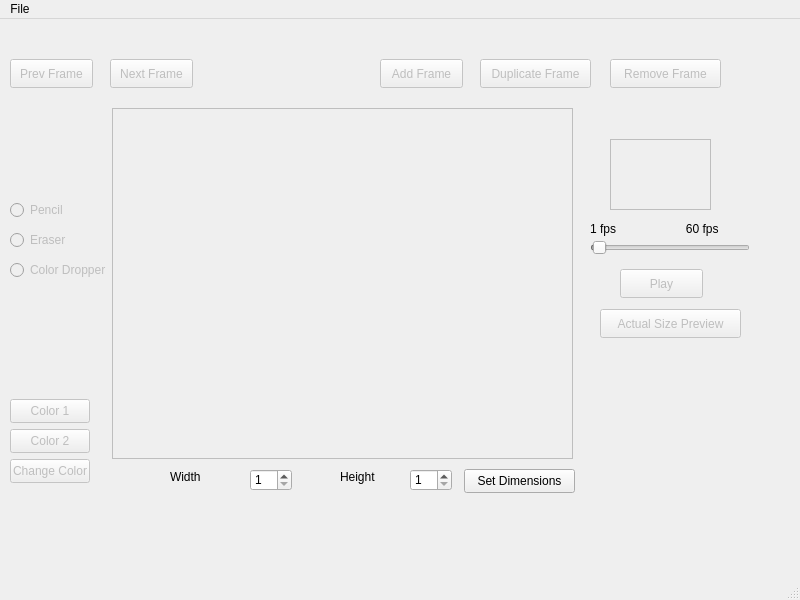
<?xml version="1.0" encoding="UTF-8"?>
<ui version="4.0">
 <class>MainWindow</class>
 <widget class="QMainWindow" name="MainWindow">
  <property name="geometry">
   <rect>
    <x>0</x>
    <y>0</y>
    <width>800</width>
    <height>600</height>
   </rect>
  </property>
  <property name="windowTitle">
   <string>Sprite Editor</string>
  </property>
  <widget class="QWidget" name="centralwidget">
   <widget class="QLabel" name="previewWindow">
    <property name="enabled">
     <bool>false</bool>
    </property>
    <property name="geometry">
     <rect>
      <x>610</x>
      <y>120</y>
      <width>101</width>
      <height>71</height>
     </rect>
    </property>
    <property name="frameShape">
     <enum>QFrame::Box</enum>
    </property>
    <property name="text">
     <string/>
    </property>
   </widget>
   <widget class="ClickableLabel" name="mainCanvas">
    <property name="enabled">
     <bool>false</bool>
    </property>
    <property name="geometry">
     <rect>
      <x>112</x>
      <y>89</y>
      <width>461</width>
      <height>351</height>
     </rect>
    </property>
    <property name="frameShape">
     <enum>QFrame::Box</enum>
    </property>
    <property name="text">
     <string/>
    </property>
   </widget>
   <widget class="QPushButton" name="PrimaryColorButton">
    <property name="enabled">
     <bool>false</bool>
    </property>
    <property name="geometry">
     <rect>
      <x>10</x>
      <y>380</y>
      <width>80</width>
      <height>24</height>
     </rect>
    </property>
    <property name="text">
     <string>Color 1</string>
    </property>
   </widget>
   <widget class="QPushButton" name="SecondaryColorButton">
    <property name="enabled">
     <bool>false</bool>
    </property>
    <property name="geometry">
     <rect>
      <x>10</x>
      <y>410</y>
      <width>80</width>
      <height>24</height>
     </rect>
    </property>
    <property name="text">
     <string>Color 2</string>
    </property>
   </widget>
   <widget class="QPushButton" name="SelectNewColorButton">
    <property name="enabled">
     <bool>false</bool>
    </property>
    <property name="geometry">
     <rect>
      <x>10</x>
      <y>440</y>
      <width>80</width>
      <height>24</height>
     </rect>
    </property>
    <property name="text">
     <string>Change Color</string>
    </property>
   </widget>
   <widget class="QPushButton" name="setDimensionsButton">
    <property name="geometry">
     <rect>
      <x>464</x>
      <y>450</y>
      <width>111</width>
      <height>24</height>
     </rect>
    </property>
    <property name="text">
     <string>Set Dimensions</string>
    </property>
   </widget>
   <widget class="QSpinBox" name="widthSpinBox">
    <property name="geometry">
     <rect>
      <x>250</x>
      <y>450</y>
      <width>42</width>
      <height>22</height>
     </rect>
    </property>
    <property name="minimum">
     <number>1</number>
    </property>
    <property name="maximum">
     <number>64</number>
    </property>
   </widget>
   <widget class="QSpinBox" name="heightSpinBox">
    <property name="geometry">
     <rect>
      <x>410</x>
      <y>450</y>
      <width>42</width>
      <height>22</height>
     </rect>
    </property>
    <property name="minimum">
     <number>1</number>
    </property>
    <property name="maximum">
     <number>64</number>
    </property>
   </widget>
   <widget class="QLabel" name="widthLabel">
    <property name="geometry">
     <rect>
      <x>170</x>
      <y>450</y>
      <width>49</width>
      <height>16</height>
     </rect>
    </property>
    <property name="text">
     <string>Width</string>
    </property>
   </widget>
   <widget class="QLabel" name="heightLabel">
    <property name="geometry">
     <rect>
      <x>340</x>
      <y>450</y>
      <width>49</width>
      <height>16</height>
     </rect>
    </property>
    <property name="text">
     <string>Height</string>
    </property>
   </widget>
   <widget class="QRadioButton" name="pencilRadioButton">
    <property name="enabled">
     <bool>false</bool>
    </property>
    <property name="geometry">
     <rect>
      <x>10</x>
      <y>180</y>
      <width>91</width>
      <height>22</height>
     </rect>
    </property>
    <property name="text">
     <string>Pencil</string>
    </property>
    <property name="checkable">
     <bool>true</bool>
    </property>
    <property name="checked">
     <bool>false</bool>
    </property>
   </widget>
   <widget class="QRadioButton" name="eraserRadioButton">
    <property name="enabled">
     <bool>false</bool>
    </property>
    <property name="geometry">
     <rect>
      <x>10</x>
      <y>210</y>
      <width>91</width>
      <height>22</height>
     </rect>
    </property>
    <property name="text">
     <string>Eraser</string>
    </property>
   </widget>
   <widget class="QRadioButton" name="colorDropperRadioButton">
    <property name="enabled">
     <bool>false</bool>
    </property>
    <property name="geometry">
     <rect>
      <x>10</x>
      <y>240</y>
      <width>101</width>
      <height>22</height>
     </rect>
    </property>
    <property name="text">
     <string>Color Dropper</string>
    </property>
   </widget>
   <widget class="QPushButton" name="previousFrameButton">
    <property name="enabled">
     <bool>false</bool>
    </property>
    <property name="geometry">
     <rect>
      <x>10</x>
      <y>40</y>
      <width>83</width>
      <height>29</height>
     </rect>
    </property>
    <property name="text">
     <string>Prev Frame</string>
    </property>
   </widget>
   <widget class="QPushButton" name="nextFrameButton">
    <property name="enabled">
     <bool>false</bool>
    </property>
    <property name="geometry">
     <rect>
      <x>110</x>
      <y>40</y>
      <width>83</width>
      <height>29</height>
     </rect>
    </property>
    <property name="text">
     <string>Next Frame</string>
    </property>
   </widget>
   <widget class="QPushButton" name="removeFrameButton">
    <property name="enabled">
     <bool>false</bool>
    </property>
    <property name="geometry">
     <rect>
      <x>610</x>
      <y>40</y>
      <width>111</width>
      <height>29</height>
     </rect>
    </property>
    <property name="text">
     <string>Remove Frame</string>
    </property>
   </widget>
   <widget class="QPushButton" name="addFrameButton">
    <property name="enabled">
     <bool>false</bool>
    </property>
    <property name="geometry">
     <rect>
      <x>380</x>
      <y>40</y>
      <width>83</width>
      <height>29</height>
     </rect>
    </property>
    <property name="text">
     <string>Add Frame</string>
    </property>
   </widget>
   <widget class="QLabel" name="currentFrameLabel">
    <property name="geometry">
     <rect>
      <x>230</x>
      <y>40</y>
      <width>121</width>
      <height>31</height>
     </rect>
    </property>
    <property name="text">
     <string/>
    </property>
    <property name="alignment">
     <set>Qt::AlignCenter</set>
    </property>
   </widget>
   <widget class="QPushButton" name="playPauseAnimationButton">
    <property name="enabled">
     <bool>false</bool>
    </property>
    <property name="geometry">
     <rect>
      <x>620</x>
      <y>250</y>
      <width>83</width>
      <height>29</height>
     </rect>
    </property>
    <property name="text">
     <string>Play</string>
    </property>
   </widget>
   <widget class="QPushButton" name="duplicateFrameButton">
    <property name="enabled">
     <bool>false</bool>
    </property>
    <property name="geometry">
     <rect>
      <x>480</x>
      <y>40</y>
      <width>111</width>
      <height>29</height>
     </rect>
    </property>
    <property name="text">
     <string>Duplicate Frame</string>
    </property>
   </widget>
   <widget class="QSlider" name="fpsSlider">
    <property name="enabled">
     <bool>false</bool>
    </property>
    <property name="geometry">
     <rect>
      <x>590</x>
      <y>220</y>
      <width>160</width>
      <height>18</height>
     </rect>
    </property>
    <property name="minimum">
     <number>1</number>
    </property>
    <property name="maximum">
     <number>60</number>
    </property>
    <property name="sliderPosition">
     <number>2</number>
    </property>
    <property name="orientation">
     <enum>Qt::Horizontal</enum>
    </property>
   </widget>
   <widget class="QLabel" name="fpsLabel">
    <property name="geometry">
     <rect>
      <x>590</x>
      <y>200</y>
      <width>161</width>
      <height>20</height>
     </rect>
    </property>
    <property name="text">
     <string>1 fps                     60 fps</string>
    </property>
   </widget>
   <widget class="QPushButton" name="actualSizePreview">
    <property name="enabled">
     <bool>false</bool>
    </property>
    <property name="geometry">
     <rect>
      <x>600</x>
      <y>290</y>
      <width>141</width>
      <height>29</height>
     </rect>
    </property>
    <property name="text">
     <string>Actual Size Preview</string>
    </property>
   </widget>
  </widget>
  <widget class="QMenuBar" name="menubar">
   <property name="geometry">
    <rect>
     <x>0</x>
     <y>0</y>
     <width>800</width>
     <height>21</height>
    </rect>
   </property>
   <widget class="QMenu" name="menuFile">
    <property name="title">
     <string>File</string>
    </property>
    <addaction name="actionSave"/>
    <addaction name="actionOpen_File"/>
   </widget>
   <addaction name="menuFile"/>
  </widget>
  <widget class="QStatusBar" name="statusbar"/>
  <action name="actionSave">
   <property name="enabled">
    <bool>false</bool>
   </property>
   <property name="text">
    <string>Save</string>
   </property>
  </action>
  <action name="actionOpen_File">
   <property name="enabled">
    <bool>true</bool>
   </property>
   <property name="text">
    <string>Open File</string>
   </property>
  </action>
 </widget>
 <customwidgets>
  <customwidget>
   <class>ClickableLabel</class>
   <extends>QLabel</extends>
   <header>clickablelabel.h</header>
  </customwidget>
 </customwidgets>
 <resources/>
 <connections/>
</ui>
